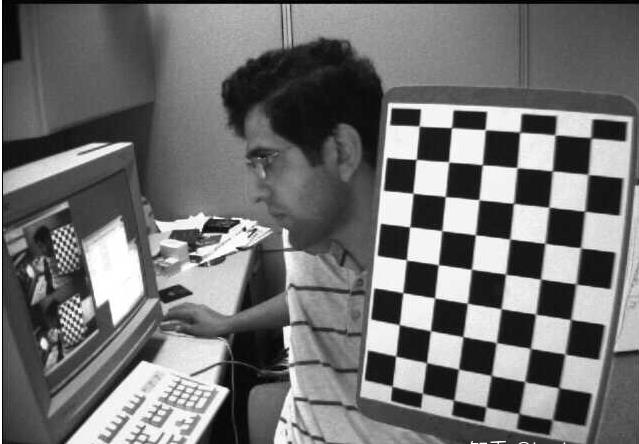
#> input picture resources/bandw.jpg, 639 x 444 px, found by its file name
$ jupyter execute canny.ipynb
#> lines starting #> are read from the running program, lines starting #| are printed output that depends on the picture
#### cany边缘检测

[cell 1]
import cv2
import numpy as np
import matplotlib.pyplot as plt

[cell 2]
img=cv2.imread(r'E:\pythonProject\opencvProject\resources\bandw.jpg',0)
#> img is the input picture: shape (444, 639); min 0, max 255, mean 112.9
edges=cv2.Canny(img,100,200)
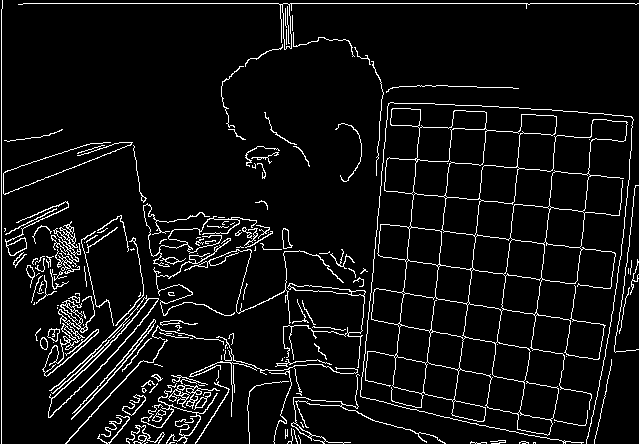
#> edges: shape (444, 639); 6.5% white in thin lines or dots
plt.subplot(121),plt.imshow(edges,cmap='gray'),plt.title('edges')


$ run again, with resources/1.jpg copied over resources/bandw.jpg
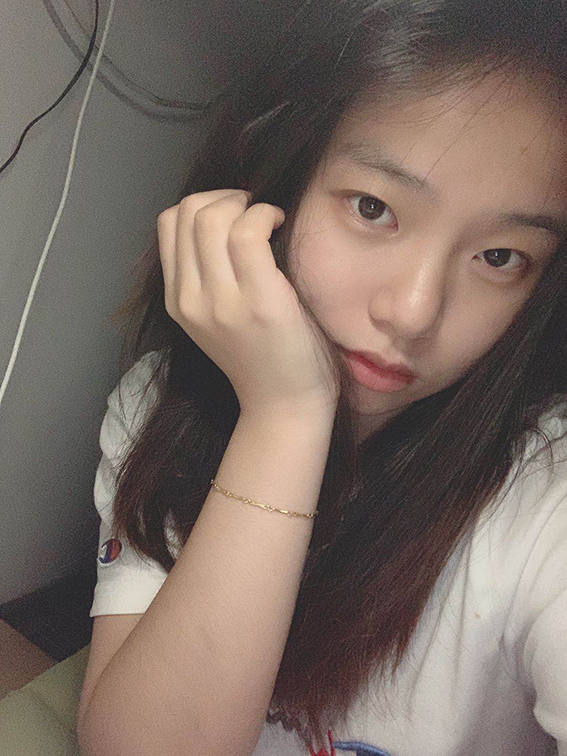
#> input picture resources/1.jpg, 567 x 756 px, found by its file name
#> `img=cv2.imread(r'E:\pythonProject\opencvProject\resources\bandw.jpg',0)`:
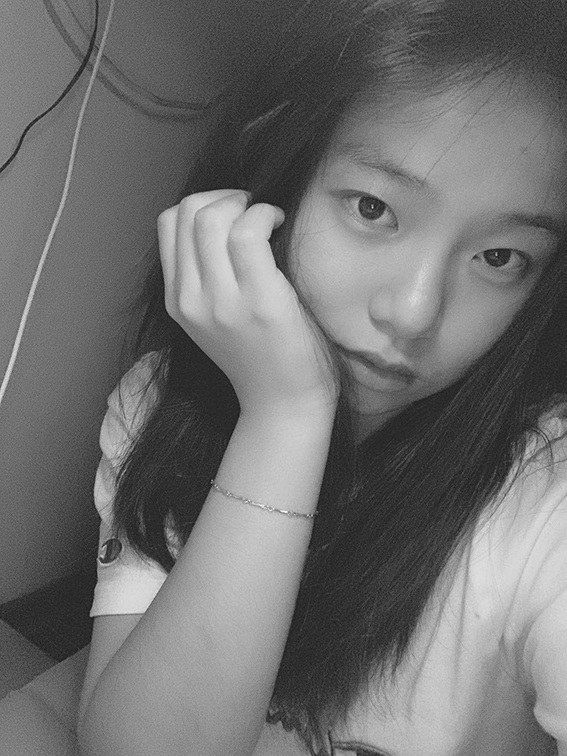
#> img: shape (756, 567); min 19, max 252, mean 111.7
#> `edges=cv2.Canny(img,100,200)`:
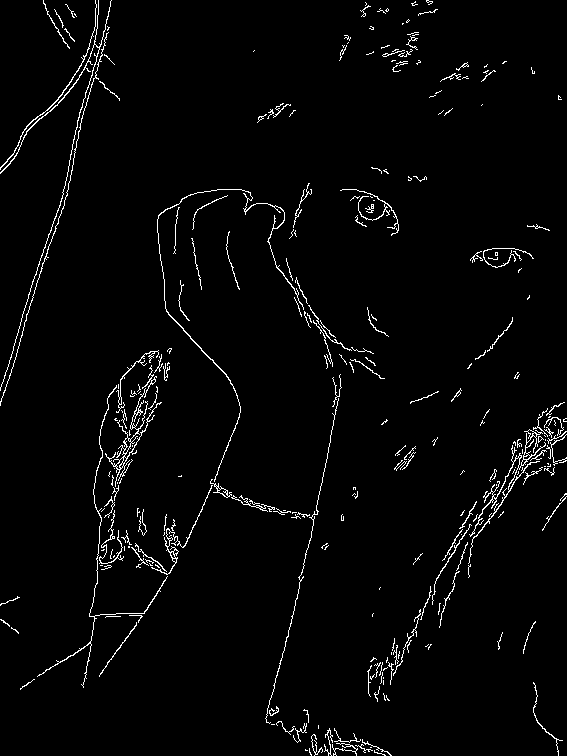
#> edges: shape (756, 567); 2.6% white in thin lines or dots
